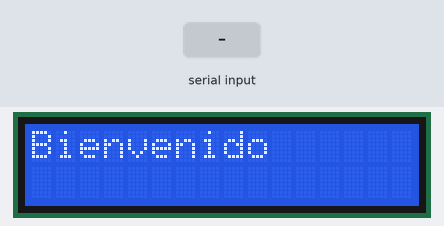
The sketch below on a simulated Arduino Uno, built with avr-gcc and run on an emulated ATmega328P. Shown: 16×2 character LCD. The inputs (shaded band) are chosen by the test bench. What the sketch prints to the serial monitor is not drawn.

Above: at 0.1 s.
2.3 s: "90,45,200\n" received over Serial
At 2.7 s:
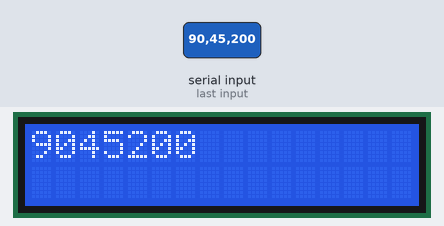
3.8 s: "30,150,10\n" received over Serial
At 5.0 s:
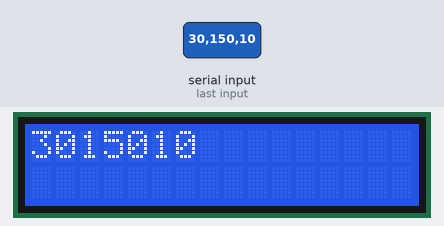
Timing chart, 0 to 6.8 s (numbered marks = the images above; inputs shaded):
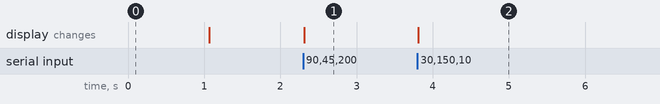

Measured:
- after the input at 2.3 s, the display: changes at once (image 1)
- after the input at 3.8 s, the display: changes at once (image 2)

The sketch:

prueba1.ino
```cpp
#include <LiquidCrystal.h>
const int rs = 12, en = 11, d4 = 5, d5 = 4, d6 = 3, d7 = 2;
LiquidCrystal lcd(rs, en, d4, d5, d6, d7);

const unsigned long time_ms = 2000;  // Intervalo de tiempo entre envíos en milisegundos
unsigned long start = 0;
float datoflotante = 10.23;

void setup() {
  lcd.begin(16, 2);
  lcd.print("Bienvenido");
  delay(1000);

  lcd.clear();

  Serial.begin(9600); // Inicializar la comunicación serial a 9600 baudios
}

void loop() {
  // Array para enviar
  String datostring = String(datoflotante, 2);

  //String enviarArray[] = {"lleno", "13.45", "1", "0"};
  String enviarArray[] = {"lleno", datostring, "1", "0"};

  // Verificar si ha pasado el intervalo de tiempo para enviar
  if (millis() > start + time_ms) {
    start = millis(); // Actualizar el tiempo del último envío
    datoflotante = datoflotante +10.1;

    // Enviar el array
    for (int i = 0; i < 4; i++) {
      Serial.print(enviarArray[i]);
      Serial.print(",");
    }
    Serial.println(); // Enviar una nueva línea después del array
  }

  // Array recibido
  String recibirArray[4];


  if (Serial.available()) {
    // Recibir el array
    String receivedData = Serial.readStringUntil('\n');
    int index = 0;
    int commaIndex;
    while ((commaIndex = receivedData.indexOf(',')) != -1) {
      recibirArray[index] = receivedData.substring(0, commaIndex);
      receivedData = receivedData.substring(commaIndex + 1);
      index++;
    }
    recibirArray[index] = receivedData;

    // Imprimir el array recibido en lcd
    lcd.setCursor(0, 0);
    for (int i = 0; i < 4; i++) {
      lcd.print(recibirArray[i]);
    }

  }
}
```
